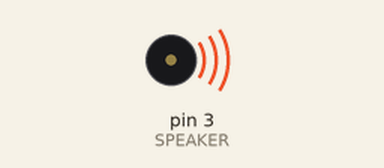
Bench run of a sketch on a simulated Arduino Uno, built with avr-gcc and run on an emulated ATmega328P. Parts: buzzer (waves = sounding, pin HIGH).

Above: at 0.2 s.
Timing chart, 0 to 3.0 s (numbered marks = the images above):
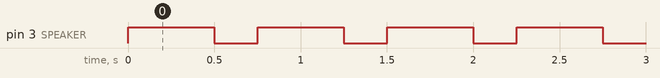

Measured:
- by itself, pin 3 (SPEAKER): alternates HIGH for 0.50 s and LOW for 0.25 s

The sketch:

speaker.ino
```cpp
int SPEAKER = 3;

void setup() {
	Serial.begin(9600);

	pinMode(SPEAKER, OUTPUT);
}

void loop() {

	//super annoying speaker -- still audible @ 1.
	analogWrite(SPEAKER, 255);
	// analogWrite(SPEAKER, 255*fraction);

	delay(500);

	analogWrite(SPEAKER, 0);

	delay(250);
}
```
